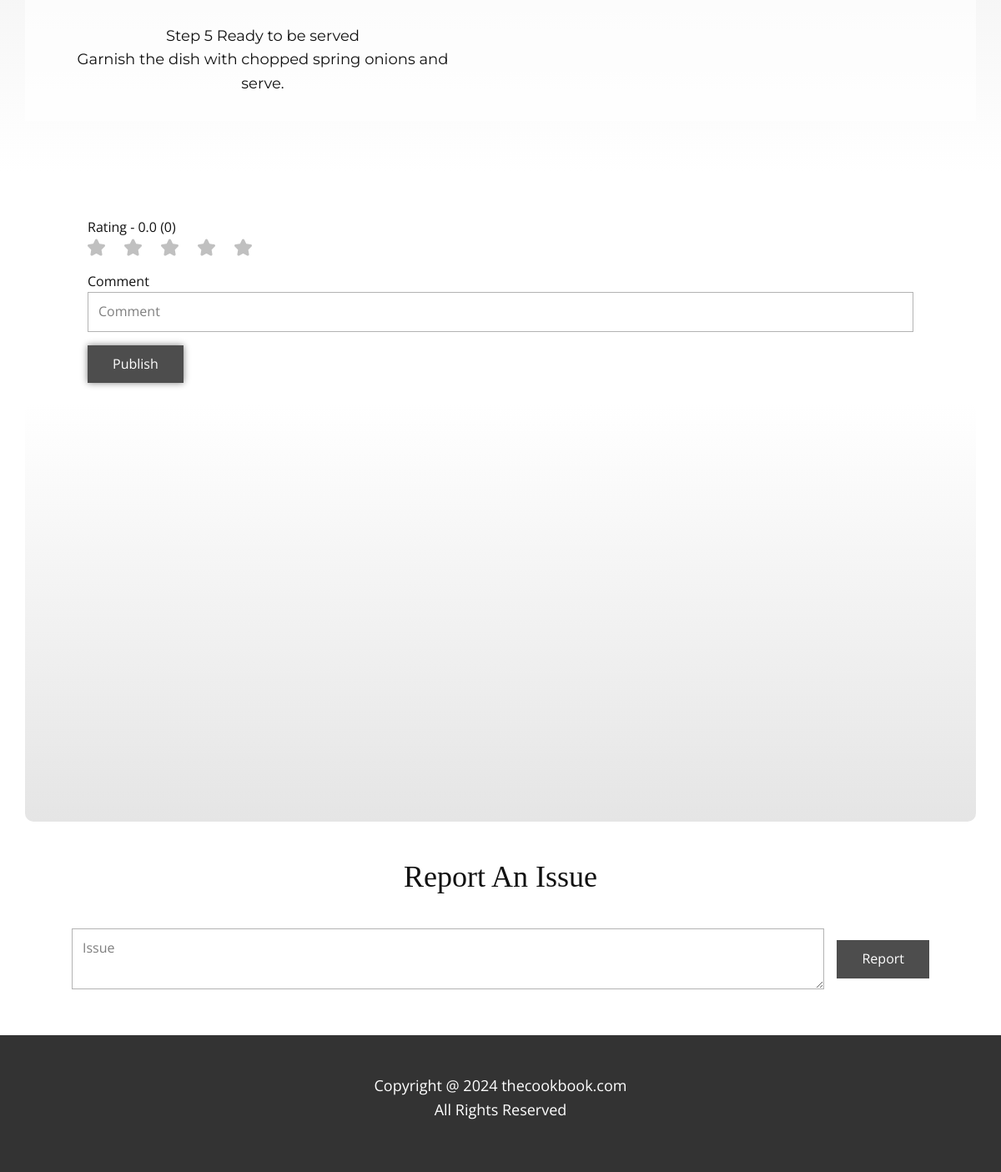
Before: /vrecipe/1/ (signed in, lower part) with the older database file.
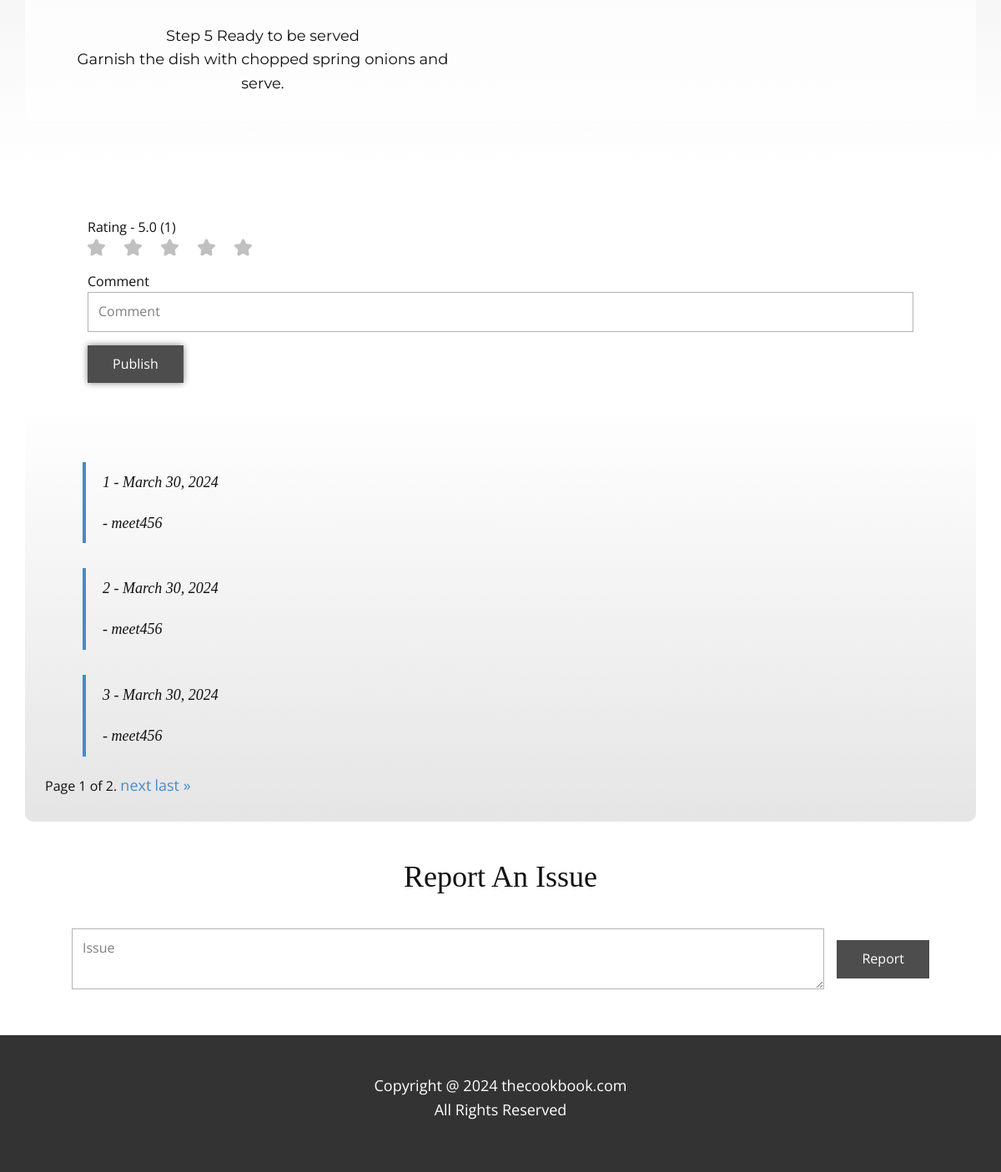
After: the same page with the newer database file.
### TCB/models.py (models this page shows)
class Recipe(models.Model):
    recipe_id = models.AutoField(primary_key=True)
    user = models.ForeignKey(User, on_delete=models.CASCADE)
    recipe_name = models.CharField(max_length=100)
    recipe_image = models.ImageField(upload_to='static/recipe_images/')
    recipe_steps = models.TextField()
    ingredients = models.TextField()
    cooking_time = models.CharField(max_length=100)
    serving = models.IntegerField()
    cuisine = models.ForeignKey(Cuisine, on_delete=models.CASCADE)
    category = models.ForeignKey(Category, on_delete=models.CASCADE)
    rating = models.FloatField(default=0)
    count = models.IntegerField(default=0)
    veg = models.BooleanField()

class Comment(models.Model):
    user = models.ForeignKey(User, on_delete=models.CASCADE)
    recipe = models.ForeignKey(Recipe, on_delete=models.CASCADE)
    comment = models.TextField()
    date = models.DateField(auto_now_add=True)
    class Meta:
        ordering = ['-date']

### TCB/views.py (the view)
# urls.py: path('vrecipe/<int:recipe_id>/',views.vrecipe,name="vrecipe"),
@login_required(login_url='/login')
def vrecipe(request,recipe_id):
    recipe = get_object_or_404(Recipe, recipe_id=recipe_id)
    user = request.user
    comment = Comment.objects.filter(user=user,recipe=recipe).first()
    all_comments = Comment.objects.filter(recipe=recipe)
    paginator = Paginator(all_comments,3)
    page_number = request.GET.get('page')
    try:
        comments = paginator.page(page_number)
    except PageNotAnInteger:
        comments = paginator.page(1)
    except EmptyPage:
        comments = paginator.page(paginator.num_pages)
    context={
        'recipe' : recipe,
        'comment' : comment,
        'comments' : comments,
    }
    return render(request,"vrecipe.html",context)

### templates/vrecipe.html (shortened to what this page needs)
{% load static %}
<!DOCTYPE html>
<html style="font-size: 16px;" lang="en">
  <head>
    <link rel="stylesheet" href="{% static 'nicepage.css' %}" media="screen" />
    <link rel="stylesheet" href="{% static 'vrecipe.css' %}" media="screen" />
  </head>
  <body data-path-to-root="./" data-include-products="false" class="u-body u-xl-mode" data-lang="en">
    <section class="u-clearfix u-gradient u-section-2" id="sec-dddb">
      <div class="u-clearfix u-sheet u-valign-middle u-sheet-1">
        <div class="data-layout-selected u-clearfix u-expanded-width u-layout-wrap u-layout-wrap-1">
          <div class="u-layout">
            <div class="u-layout-row">
              <div class="u-container-style u-layout-cell u-opacity u-opacity-70 u-size-30 u-white u-layout-cell-1">
                <div class="u-container-layout u-container-layout-1">
                  <p class="u-align-center u-custom-font u-font-montserrat u-text u-text-2">
                    {{recipe.recipe_steps|linebreaksbr}}
                  </p>
                </div>
              </div>
              <div class="u-container-style u-layout-cell u-opacity u-opacity-70 u-size-30 u-white u-layout-cell-2">
                <div class="u-container-layout u-container-layout-2">
                </div>
              </div>
            </div>
          </div>
        </div>
      </div>
    </section>
    <section class="u-align-center u-clearfix u-section-3" id="sec-1959">
      <div class="u-clearfix u-sheet u-valign-middle-xs u-sheet-1">
        <div class="u-align-center-xs u-form u-form-1">
          <form action="comment" class="u-clearfix u-form-spacing-15 u-form-vertical u-inner-form" style="padding: 15px" source="email" method="post">
            <div class="u-form-group u-form-rating u-form-group-1">
              <label for="form-rating-7e22" class="u-label">Rating - {{recipe.rating}} ({{recipe.count}})</label>
              <div class="u-rating-icons u-spacing-23" id="rating-div">
                <span class="u-form-rating-item u-passive-icon u-text-grey-25 u-passive-icon-1">
                  <svg class="u-svg-link" preserveAspectRatio="xMidYMin slice" viewBox="0 0 49.94 49.94" style="">
                    <use xmlns:xlink="http://www.w3.org/1999/xlink" xlink:href="#svg-6e4d"></use>
                  </svg>
                </span>
                <span class="u-form-rating-item u-passive-icon u-text-grey-25 u-passive-icon-2">
                  <svg class="u-svg-link" preserveAspectRatio="xMidYMin slice" viewBox="0 0 49.94 49.94" style="">
                    <use xmlns:xlink="http://www.w3.org/1999/xlink" xlink:href="#svg-1839"></use>
                  </svg>
                </span>
                <span class="u-form-rating-item u-passive-icon u-text-grey-25 u-passive-icon-3">
                  <svg class="u-svg-link" preserveAspectRatio="xMidYMin slice" viewBox="0 0 49.94 49.94" style="">
                    <use xmlns:xlink="http://www.w3.org/1999/xlink" xlink:href="#svg-2a5b"></use>
                  </svg>
                </span>
                <span class="u-form-rating-item u-passive-icon u-text-grey-25 u-passive-icon-4">
                  <svg class="u-svg-link" preserveAspectRatio="xMidYMin slice" viewBox="0 0 49.94 49.94" style="">
                    <use xmlns:xlink="http://www.w3.org/1999/xlink" xlink:href="#svg-e988"></use>
                  </svg>
                </span>
                <span class="u-form-rating-item u-passive-icon u-text-grey-25 u-passive-icon-5">
                  <svg class="u-svg-link" preserveAspectRatio="xMidYMin slice" viewBox="0 0 49.94 49.94" style="">
                    <use xmlns:xlink="http://www.w3.org/1999/xlink" xlink:href="#svg-f22e"></use>
                  </svg>
                </span>
              </div>
            </div>
            <div class="u-form-group u-form-name u-label-top u-form-group-2">
              <label for="name-558c" class="u-label">Comment</label>
              <input type="text" placeholder="Comment" id="name-558c" name="comment" class="u-input u-input-rectangle" maxlength="150" />
            </div>
            <div class="u-form-group u-form-submit u-label-top u-form-group-3">
              <a href="comment" onclick="reloadPage()"class="u-border-none u-btn u-btn-submit u-button-style u-grey-70 u-btn-1">Publish</a>
            </div>
          </form>
        </div>
        <div class="u-container-style u-expanded-width u-gradient u-group u-radius u-shape-round u-group-1">
          <div class="u-container-layout u-valign-bottom-lg u-valign-bottom-md u-valign-bottom-sm u-valign-bottom-xl u-container-layout-1">
            <div class="u-expanded-width-xs u-list u-list-1">
              <div id="comments-section" class="u-repeater u-repeater-1">
                {% for x in comments %}
                <div class="u-container-style u-list-item u-repeater-item">
                  <div class="u-container-layout u-similar-container u-valign-middle u-container-layout-3">
                    <blockquote class="u-custom-font u-font-merriweather u-text u-text-default u-text-2">{{ x.comment }} - {{ x.date }}
                      <p class="u-text u-custom-font u-font-merriweather u-text-default u-text-5"> - {{x.user.username}}</p>
                    </blockquote>
                  </div>
                </div>
                {% endfor %}
                {% if comments.has_other_pages %}
                <div class="pagination">
                    <span class="step-links">
                        <span class="current">
                            Page {{ comments.number }} of {{ comments.paginator.num_pages }}.
                        </span>
                        {% if comments.has_next %}
                            <a href="?page={{ comments.next_page_number }}">next</a>
                            <a href="?page={{ comments.paginator.num_pages }}">last &raquo;</a>
                        {% endif %}
                    </span>
                </div>
                {% endif %}
              </div>
            </div>
          </div>
        </div>
      </div>
    </section>
    <section class="u-align-center u-clearfix u-section-4" id="sec-988d">
      <div class="u-clearfix u-sheet u-sheet-1">
        <h3 class="u-custom-font u-font-merriweather u-text u-text-default u-text-1">Report An Issue</h3>
        <div class="u-form u-form-1">
          <form action="https://forms.nicepagesrv.com/v2/form/process" class="u-clearfix u-form-horizontal u-form-spacing-15 u-inner-form" style="padding: 15px;" source="email">
            <div class="u-form-group u-form-message u-label-none">
              <textarea placeholder="Issue" id="email-ef64" name="email" class="u-input u-input-rectangle" required="required"></textarea>
            </div>
            <div class="u-form-group u-form-submit">
              <a href="#" class="u-border-none u-btn u-btn-submit u-button-style u-grey-70 u-btn-1">Report</a>
            </div>
          </form>
        </div>
      </div>
    </section>
    <footer class="u-align-center u-clearfix u-footer u-grey-80 u-footer" id="sec-2e22">
      <div class="u-clearfix u-sheet u-sheet-1">
        <p class="u-align-center u-text u-text-default u-text-1">
          Copyright @ 2024 thecookbook.com<br />All Rights Reserved
        </p>
      </div>
    </footer>
  </body>
</html>

### static/vrecipe.css (style rules this page uses)
.u-section-2 { background-image: linear-gradient(#d9d9d9, white); }
.u-section-2 .u-sheet-1 { min-height: 400px; }
.u-section-2 .u-layout-wrap-1 { margin-top: 60px; margin-bottom: 60px; }
.u-section-2 .u-layout-cell-1 { background-image: none; min-height: 280px; }
.u-section-2 .u-container-layout-1 { padding: 30px; }
.u-section-2 .u-text-2 { margin: 15px 10px 0; }
.u-section-2 .u-layout-cell-2 { background-image: none; min-height: 280px; }
.u-section-2 .u-container-layout-2 { padding: 30px; }
.u-section-3 .u-sheet-1 { min-height: 784px; }
.u-section-3 .u-form-1 { height: 107px; width: 1020px; margin: 40px auto 0; }
.u-section-3 .u-form-group-1 { margin-left: 0; }
.u-section-3 .u-passive-icon-1 { display: none; height: 21px; width: 21px; }
.u-section-3 .u-passive-icon-2 { display: none; height: 21px; width: 21px; }
.u-section-3 .u-passive-icon-3 { display: none; height: 21px; width: 21px; }
.u-section-3 .u-passive-icon-4 { display: inline; height: 21px; width: 21px; }
.u-section-3 .u-passive-icon-5 { display: inline; height: 21px; width: 21px; }
.u-section-3 .u-form-group-2 { width: 100%; }
.u-section-3 .u-form-group-3 { width: 100%; }
.u-section-3 .u-btn-1 { background-image: none; box-shadow: 0px 0px 8px 0px rgba(128,128,128,1); padding-top: 10px; padding-bottom: 10px; }
.u-section-3 .u-group-1 { --radius: 10px; height: auto; background-image: linear-gradient(white, #e5e5e5); margin-top: -6px; margin-bottom: 0; min-height: 501px; }
.u-section-3 .u-container-layout-1 { padding: 30px 24px; }
.u-section-3 .u-list-1 { width: 1092px; margin: 0 auto 0 0; }
.u-section-3 .u-repeater-1 { grid-gap: 10px 10px; grid-auto-columns: 100%; grid-template-columns: 100%; min-height: 375px; }
.u-section-3 .u-container-layout-3 { padding: 10px; }
.u-section-3 .u-text-2 { margin-bottom: 0; margin-top: 0; margin-left: 35px; background-image: none; font-weight: normal; font-size: 1.125rem; }
.u-section-4 .u-sheet-1 { min-height: 251px; }
.u-section-4 .u-text-1 { margin: 41px auto 0; }
.u-section-4 .u-form-1 { height: 102px; width: 1058px; margin: 25px auto 40px; }
.u-section-4 .u-btn-1 { background-image: none; }

Changed rows visible on the page:
changed Recipe "Step 5 Ready to be served Garnish the dish with chopped spring onions and serve.": rating "0.0" → "5.0"; count "0" → "1"
added Comment: comment "1", date "March 30, 2024", user.username "meet456"
added Comment: comment "2", date "March 30, 2024", user.username "meet456"
added Comment: comment "3", date "March 30, 2024", user.username "meet456"
Other visible differences:
{{ comments.number }}: (not shown) → "1"
{{ comments.paginator.num_pages }}: (not shown) → "2"
text now shown: "Page of . next last »"
